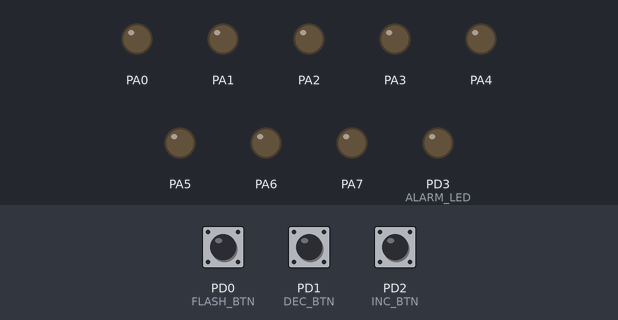
Bench run of a program on a simulated ATmega32, built with avr-gcc and emulated at 16 MHz (the files do not name the chip). Parts: output pins drawn as LEDs (lit = HIGH). Dashed ring = blinking. The inputs (shaded band) are chosen by the test bench; at power-on: PD1 (DEC_BTN) HIGH, PD2 (INC_BTN) HIGH, PD0 (FLASH_BTN) HIGH.

Above: at 1.8 s.
1.9 s: PD1 (DEC_BTN) pulled LOW for 0.6 s
At 2.26 s:
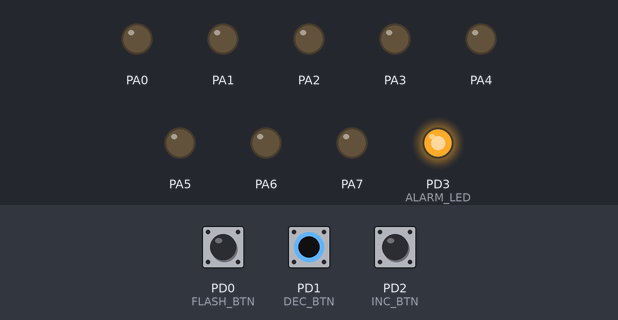
4.0 s: PD2 (INC_BTN) pulled LOW for 0.6 s
At 5.8 s:
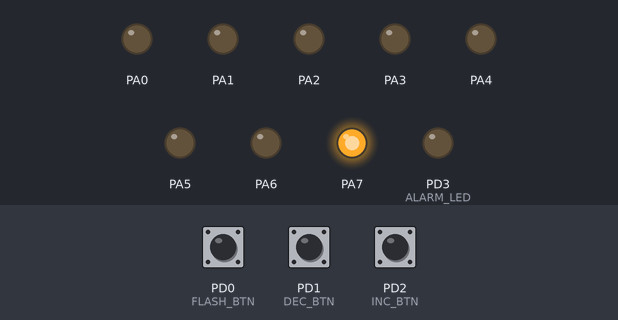
6.1 s: PD2 (INC_BTN) pulled LOW for 1 s
At 7.9 s:
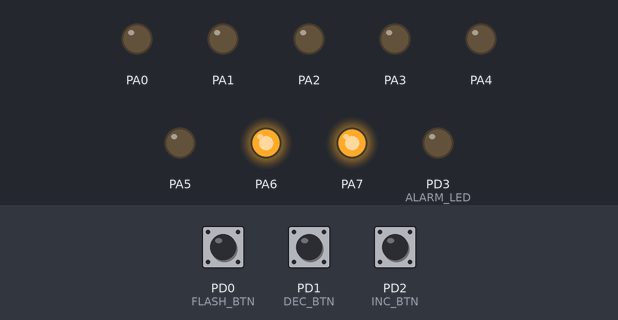
8.6 s: PD2 (INC_BTN) pulled LOW for 0.6 s
At 9.5 s:
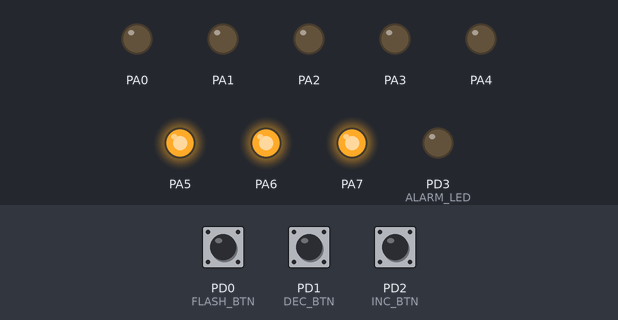
10.7 s: PD2 (INC_BTN) pulled LOW for 3.2 s
At 14.3 s:
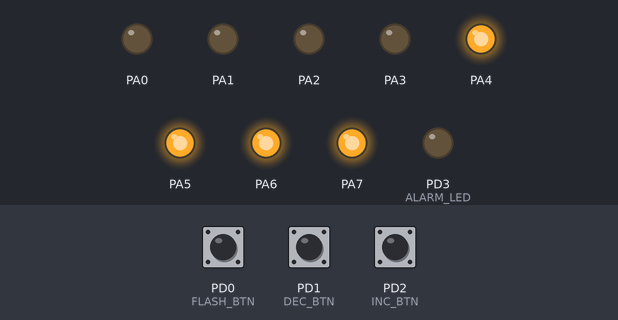
15.4 s: PD0 (FLASH_BTN) pulled LOW for 0.6 s
At 16.9 s:
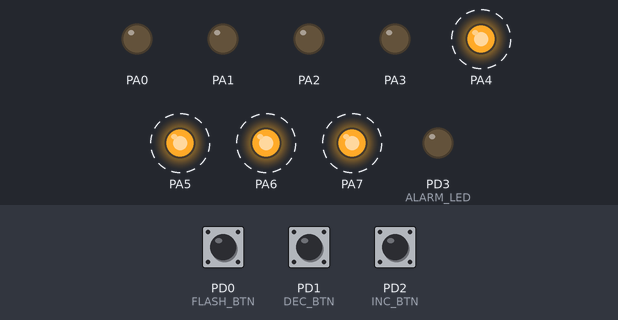
Timing chart, 0 to 20.0 s (numbered marks = the images above; inputs shaded):
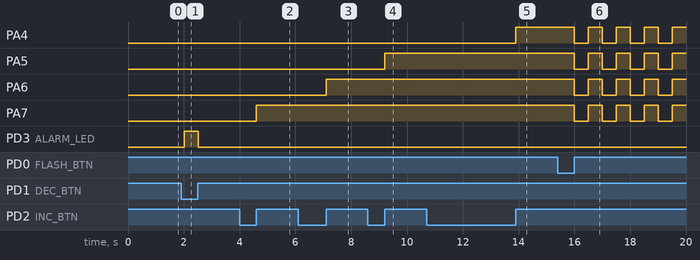

The program:

main.c
```c
/* **************************************************************************************
**       Author      :	Michael S. Ibrahim
**       Date        :	March 01, 2022
**       Version     :	V01
**       SWC         :	main
**       Description :	Lab1 Task4
** **************************************************************************************/
/* STD Headers */
#include <avr/io.h>
#include <avr/delay.h>
#define F_CPU         16000000UL
#define SET_BIT(REG, BIT)           REG |=  (1<<BIT)
#define CLR_BIT(REG, BIT)           REG &= ~(1<<BIT)
#define GET_BIT(REG, BIT)           ((REG>>BIT)&1)
#define ALARM_LED     3
#define INC_BTN       2
#define DEC_BTN       1
#define FLASH_BTN     0

/* main Fn */
int main(int args, char** argv)
{
  unsigned char FlashStat = 0;
  unsigned char PortValue = 0x00;
  /* Set direction */
  DDRA = 0xFF;
  SET_BIT(DDRD, ALARM_LED);
  CLR_BIT(DDRD, INC_BTN);
  CLR_BIT(DDRD, DEC_BTN);
  CLR_BIT(DDRD, FLASH_BTN);
  /* Initialize */
  SET_BIT(PORTD, INC_BTN);
  SET_BIT(PORTD, DEC_BTN);
  SET_BIT(PORTD, FLASH_BTN);
  PORTA = 0x00;

  while(1)
  {
    /* checking the pressing of "Flashing Btn" */
    if(GET_BIT(PIND, FLASH_BTN) == 0)
    {
      _delay_ms(10);
      if(GET_BIT(PIND, FLASH_BTN) == 0)
      {
        FlashStat ^= 1;
      }/* if */
      while(GET_BIT(PIND, FLASH_BTN) == 0);
    }/* if */
    /* checking the flashing status */
    if(FlashStat == 0)
    {
      /* checking the pressing of "Inc Btn" */
      if(GET_BIT(PIND, INC_BTN) == 0)
      {
        _delay_ms(10);
        if(GET_BIT(PIND, INC_BTN) == 0)
        {
          if(PortValue == 0xFF)
          {
            SET_BIT(PORTD, 3);
            _delay_ms(500);
            CLR_BIT(PORTD, 3);
          }/* if */
          else
          {
            PortValue = (PortValue>>1) | (0x80);
          }/* else */
        }/* if */
        while(GET_BIT(PIND, INC_BTN) == 0);
      }/* if */
      /* checking the pressing of "Dec Btn" */
      if(GET_BIT(PIND, DEC_BTN) == 0)
      {
        _delay_ms(10);
        if(GET_BIT(PIND, DEC_BTN) == 0)
        {
          if(PortValue == 0x00)
          {
            SET_BIT(PORTD, 3);
            _delay_ms(500);
            CLR_BIT(PORTD, 3);
          }/* if */
          else
          {
            PortValue <<= 1;
          }/* else */
        }/* if */
        while(GET_BIT(PIND, DEC_BTN) == 0);
      }/* if */
      PORTA = PortValue;
      _delay_ms(500);
    }/* if */
    else if(FlashStat == 1)
    {
      PORTA ^= PortValue;
      _delay_ms(500);
      /* checking the pressing of "Inc Btn" */
      if(GET_BIT(PIND, INC_BTN) == 0)
      {
        _delay_ms(10);
        if(GET_BIT(PIND, INC_BTN) == 0)
        {
          SET_BIT(PORTD, 3);
          _delay_ms(500);
          CLR_BIT(PORTD, 3);
        }/* if */
        while(GET_BIT(PIND, INC_BTN) == 0);
      }/* if */
      /* checking the pressing of "Dec Btn" */
      if(GET_BIT(PIND, DEC_BTN) == 0)
      {
        _delay_ms(10);
        if(GET_BIT(PIND, DEC_BTN) == 0)
        {
          SET_BIT(PORTD, 3);
          _delay_ms(500);
          CLR_BIT(PORTD, 3);
        }/* if */
        while(GET_BIT(PIND, DEC_BTN) == 0);
      }/* if */
    }/* else if */
    else
    {
      /* Do nothing */
    }/* else */
  }/* while */

  return(0);/* indicate normal main termination */
}/* main */
```

Measured:
- after the input at 1.9 s, PD3 (ALARM_LED): LOW → HIGH after 0.11 s, → LOW 0.50 s later
- after the input at 4.0 s, PA7: LOW → HIGH after 0.60 s
- after the input at 6.1 s, PA6: LOW → HIGH after 1.0 s
- after the input at 8.6 s, PA5: LOW → HIGH after 0.60 s
- after the input at 10.7 s, PA4: LOW → HIGH after 3.2 s
- after the input at 15.4 s, PA4–7: alternates HIGH for 0.50 s and LOW for 0.50 s, starting after 0.60 s
